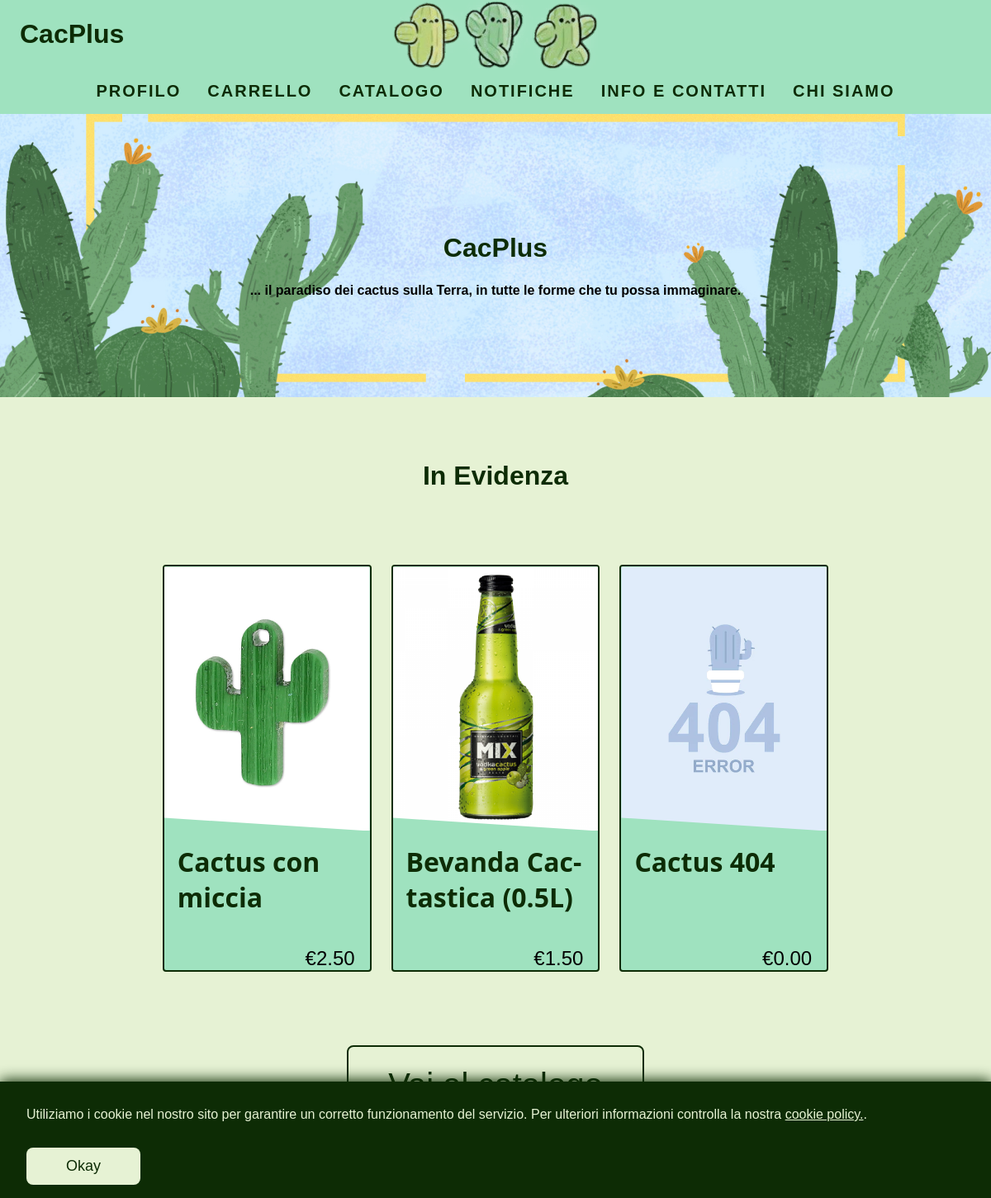
The page /sito/public on the database its author committed.
### tables this page shows
CREATE TABLE `products` (
  `id` int(11) NOT NULL,
  `name` varchar(255) NOT NULL,
  `price` decimal(10,2) NOT NULL,
  `image` varchar(255) NOT NULL,
  `description` text NOT NULL,
  `highlighted` tinyint(4) NOT NULL
);

### sito/db/db_manager.php (called while the page is built, shortened)
<?php
class DB {
    private $db;
    public function __construct(){
        $this->db = new mysqli("localhost", "root", "", "cacplus", 3306);
    }
    public function select_all_highlighted($tableName, $columns = array()){
        $strCol = "";
        foreach($columns as $colName) {
            $strCol .= " ". $colName . ",";
        }
        $strCol = substr($strCol, 0, -1);
        $query = "SELECT $strCol FROM $tableName WHERE highlighted = 1";
        $stmt = $this->db->prepare($query);
        $stmt->execute();
        $result = $stmt->get_result();
        return $result->fetch_all(MYSQLI_ASSOC);
    }
}
class DBManager {
    protected $db;
    protected $columns;
    protected $tableName;
    public function __construct(){
        $this->db = new DB();
    }
    public function get_highlighted () {
        $results = $this->db->select_all_highlighted($this->tableName, $this->columns);
        $objects = array();
        foreach($results as $result) {
        array_push($objects, (object)$result);
        }
        return $objects;
    }
    }
?>

### sito/db/ProductManager.php (called while the page is built, shortened)
<?php
class ProductManager extends DBManager {
  public function __construct() {
    $this->columns = array( 'id', 'name', 'price', 'description', 'image');
    $this->tableName = "products";
  }
}
?>

### sito/public/pages/homepage.php (the view)
<header>
    <?php include ROOT_PATH . "/sito/template/banner.php";?>
</header>
<?php
    $productsMgr = new ProductManager();
    $products = $productsMgr->get_highlighted();
?>
<section class="evidenza">
    <h3>In Evidenza</h3>
    <div class="cards">
        <ul>
            <?php foreach($products as $product) : ?>
            <li class="card">
                <div class="img"><img src="<?php echo IMAGE_URL . $product->image?>" alt=""></div>
                <div class="text">
                    <h4><a
                            href="<?php echo ROOT_URL."shop/?page=product&id=".$product->id ?>"><?php echo $product->name ?></a>
                    </h4>
                    <p class="price">&euro;<?php echo $product->price ?></p>
                </div>
            </li>
            <?php endforeach; ?>
        </ul>
    </div>
</section>
<section class="vai_catalogo">
    <a href="<?php echo ROOT_URL;?>shop?page=catalogo">Vai al catalogo</a>
</section>

### sito/css/style.css (style rules this page uses)
:root { --main-theme-color: #9FE2BF; --main-bg-color: #E6F2D4; --main-hv-color: #E6F2D4; --main-title-color: #0D2C05; }
* { margin: 0; padding: 0; box-sizing: border-box; font-family: sans-serif; }
body { background-color: var(--main-bg-color); }
li { display: block; }
header, aside#pageFiller { display: flex; text-align: center; flex-direction: column; align-items: center; align-content: space-between; justify-content: center; background-image: url("../../immagini/banner6.jpg"); background-size: cover; background-repeat: no-repeat; background-position: bottom; background-position-y: 60%; padding: 10% 0%; }
.evidenza, .catalogo { display: flex; align-items: center; justify-content: space-around; flex-direction: column; max-width: 60rem; margin: 0 auto; padding: 2rem; }
.evidenza>h3, .catalogo>h3 { font-family: Verdana, Geneva, Tahoma, sans-serif; color: var(--main-title-color); font-size: xx-large; }
.evidenza>*, .catalogo>* { padding: 5%; }
.vai_catalogo { display: flex; align-items: center; justify-content: center; width: 100%; padding: 1% 0%; }
.vai_catalogo>a { min-width: 70%; padding: 2% 0%; border: 2px solid; border-radius: 0.5rem; border-color: #0D2C05; border-style: solid; text-align: center; display: block; text-decoration: solid; color: #0D2C05; box-sizing: border-box; font-size: 40px; font-family: Verdana, Geneva, Tahoma, sans-serif; }
.cards { width: 100%; }
.cards>ul { list-style: none; }
.card+.card { margin-top: 1.5rem; }
.card { border: 2px solid; border-radius: 0.25rem; border-color: var(--main-title-color); border-style: solid; display: flex; flex-direction: column; position: relative; background-color: var(--main-theme-color); transition: 0.3s; }
.card .text { padding: 1rem; flex: 1 0 auto; display: flex; flex-direction: column; font-size: x-large; }
.card p { max-width: 60ch; font-family: Verdana, Geneva, Tahoma, sans-serif; font-size: large; font-style: italic; }
.card .price { text-decoration: solid; font-style: normal; text-align: right; font-size: x-large; }
.card .img { height: 20rem; clip-path: polygon(0 0, 100% 0, 100% 100%, 0 calc(100% - 1rem)); }
.card .img img { width: 100%; height: 100%; object-fit: cover; }
.card a { font-family: 'Segoe UI', Tahoma, Geneva, Verdana, sans-serif; font-weight: bold; font-size: xx-large; display: block; text-decoration: none; color: #0D2C05; box-sizing: border-box; }
.card .text>*+* { margin-top: 0.75rem; }
.card .text> :last-child { margin-top: auto; padding-top: 0.75rem; }
p.price { margin-left: 2px; margin-right: 2px; text-decoration: solid; text-decoration: underline; font-style: normal; text-align: right; font-size: xx-large; color: black; margin-bottom: 5%; margin-right: 4%; }
@media screen and (min-width:960px) { p.price { margin-left: 2px; margin-right: 2px; width: 40%; max-height: 10%; align-self: flex-end; margin-top: auto; text-align: right; flex: content; } }
@media screen and (min-width:960px) { .vai_catalogo>a { min-width: 0%; width: 30%; } }

### rows shown on the page
products: image (picture), name "Cactus con miccia", price "2.50"
products: image (picture), name "Bevanda Cac-tastica (0.5L)", price "1.50"
products: image (placeholder picture), name "Cactus 404", price "0.00"
